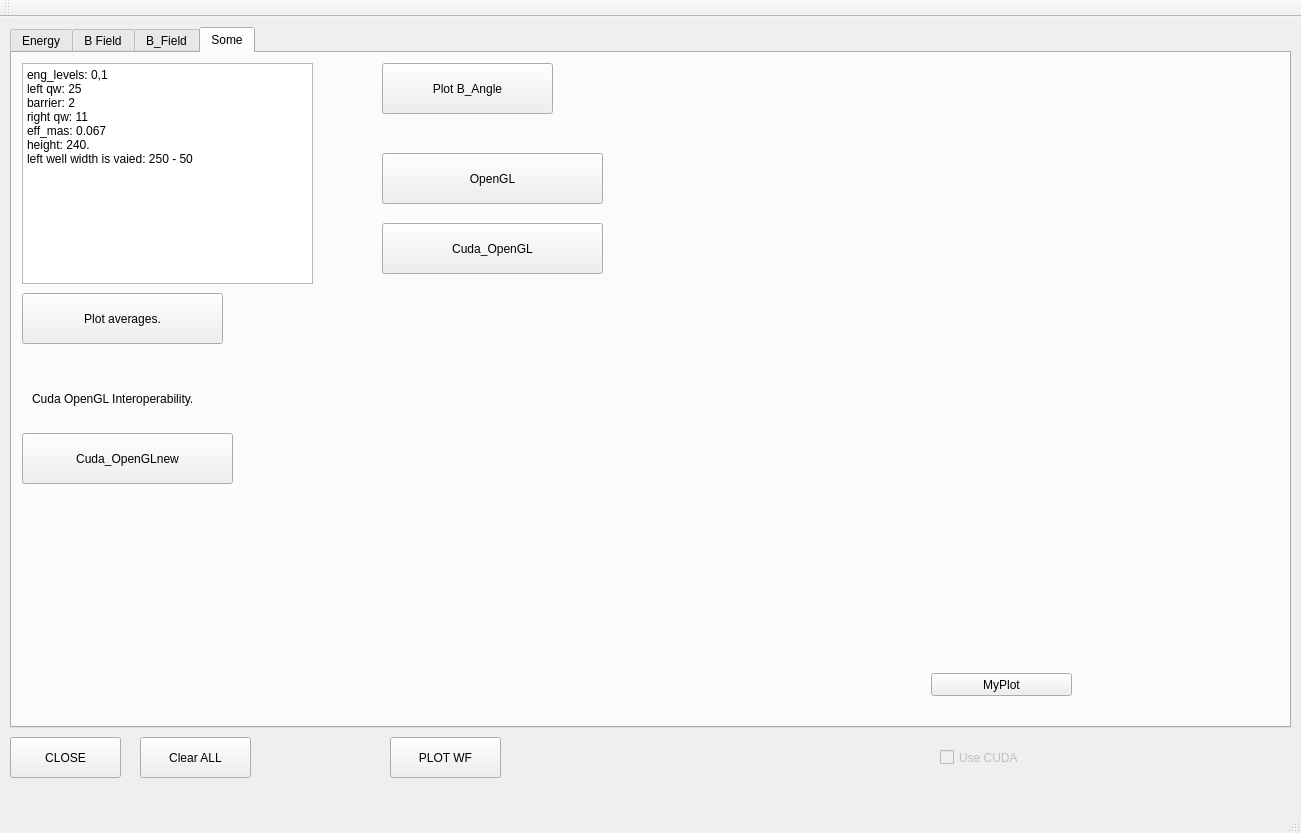
<?xml version="1.0" encoding="UTF-8"?>
<ui version="4.0">
 <class>MainWindow</class>
 <widget class="QMainWindow" name="MainWindow">
  <property name="geometry">
   <rect>
    <x>0</x>
    <y>0</y>
    <width>1301</width>
    <height>833</height>
   </rect>
  </property>
  <property name="windowTitle">
   <string>MainWindow</string>
  </property>
  <widget class="QWidget" name="centralWidget">
   <widget class="QTabWidget" name="MainTabs">
    <property name="geometry">
     <rect>
      <x>10</x>
      <y>10</y>
      <width>1281</width>
      <height>701</height>
     </rect>
    </property>
    <property name="currentIndex">
     <number>3</number>
    </property>
    <widget class="QWidget" name="Energy_Tab">
     <attribute name="title">
      <string>Energy</string>
     </attribute>
     <widget class="QLabel" name="label_2">
      <property name="geometry">
       <rect>
        <x>540</x>
        <y>109</y>
        <width>121</width>
        <height>16</height>
       </rect>
      </property>
      <property name="text">
       <string>Ef_mas_well</string>
      </property>
     </widget>
     <widget class="QLineEdit" name="qw_right_height">
      <property name="geometry">
       <rect>
        <x>540</x>
        <y>200</y>
        <width>125</width>
        <height>23</height>
       </rect>
      </property>
     </widget>
     <widget class="QPushButton" name="remove_sel_button">
      <property name="enabled">
       <bool>false</bool>
      </property>
      <property name="geometry">
       <rect>
        <x>740</x>
        <y>400</y>
        <width>131</width>
        <height>41</height>
       </rect>
      </property>
      <property name="text">
       <string>Remove QW</string>
      </property>
     </widget>
     <widget class="QLabel" name="label_14">
      <property name="geometry">
       <rect>
        <x>710</x>
        <y>179</y>
        <width>121</width>
        <height>16</height>
       </rect>
      </property>
      <property name="text">
       <string>eng_step</string>
      </property>
     </widget>
     <widget class="QLineEdit" name="qw_left_height">
      <property name="geometry">
       <rect>
        <x>370</x>
        <y>200</y>
        <width>125</width>
        <height>23</height>
       </rect>
      </property>
     </widget>
     <widget class="QPushButton" name="get_energy_Button">
      <property name="enabled">
       <bool>true</bool>
      </property>
      <property name="geometry">
       <rect>
        <x>370</x>
        <y>460</y>
        <width>321</width>
        <height>51</height>
       </rect>
      </property>
      <property name="text">
       <string>Get Energy and Wave Functions</string>
      </property>
     </widget>
     <widget class="QLineEdit" name="eng_step_LineEdit">
      <property name="geometry">
       <rect>
        <x>710</x>
        <y>200</y>
        <width>125</width>
        <height>23</height>
       </rect>
      </property>
     </widget>
     <widget class="QLabel" name="label_11">
      <property name="geometry">
       <rect>
        <x>20</x>
        <y>10</y>
        <width>231</width>
        <height>16</height>
       </rect>
      </property>
      <property name="text">
       <string>Input_Data</string>
      </property>
     </widget>
     <widget class="qw_input_TextEdit" name="input_data_TextEdit">
      <property name="geometry">
       <rect>
        <x>20</x>
        <y>30</y>
        <width>256</width>
        <height>481</height>
       </rect>
      </property>
     </widget>
     <widget class="QLabel" name="label">
      <property name="geometry">
       <rect>
        <x>370</x>
        <y>109</y>
        <width>121</width>
        <height>16</height>
       </rect>
      </property>
      <property name="text">
       <string>Ef_mas_bar</string>
      </property>
     </widget>
     <widget class="QLabel" name="label_3">
      <property name="geometry">
       <rect>
        <x>710</x>
        <y>109</y>
        <width>111</width>
        <height>16</height>
       </rect>
      </property>
      <property name="text">
       <string>Ef_mas_bar</string>
      </property>
     </widget>
     <widget class="QLabel" name="label_4">
      <property name="geometry">
       <rect>
        <x>540</x>
        <y>179</y>
        <width>121</width>
        <height>16</height>
       </rect>
      </property>
      <property name="text">
       <string>QW_right_height</string>
      </property>
     </widget>
     <widget class="QLabel" name="label_10">
      <property name="geometry">
       <rect>
        <x>1010</x>
        <y>10</y>
        <width>251</width>
        <height>16</height>
       </rect>
      </property>
      <property name="text">
       <string>Energies and Wave Functions</string>
      </property>
     </widget>
     <widget class="QLabel" name="label_6">
      <property name="geometry">
       <rect>
        <x>540</x>
        <y>250</y>
        <width>111</width>
        <height>16</height>
       </rect>
      </property>
      <property name="text">
       <string>Well_width</string>
      </property>
     </widget>
     <widget class="QPushButton" name="add_well_Button">
      <property name="geometry">
       <rect>
        <x>370</x>
        <y>400</y>
        <width>151</width>
        <height>41</height>
       </rect>
      </property>
      <property name="text">
       <string>Add QW</string>
      </property>
     </widget>
     <widget class="QLabel" name="label_5">
      <property name="geometry">
       <rect>
        <x>370</x>
        <y>179</y>
        <width>121</width>
        <height>16</height>
       </rect>
      </property>
      <property name="text">
       <string>QW_left_height</string>
      </property>
     </widget>
     <widget class="QLineEdit" name="ef_mas_well">
      <property name="geometry">
       <rect>
        <x>540</x>
        <y>130</y>
        <width>125</width>
        <height>23</height>
       </rect>
      </property>
     </widget>
     <widget class="QLabel" name="label_7">
      <property name="geometry">
       <rect>
        <x>370</x>
        <y>250</y>
        <width>111</width>
        <height>16</height>
       </rect>
      </property>
      <property name="text">
       <string>Barrier_width</string>
      </property>
     </widget>
     <widget class="QLineEdit" name="ef_mas_rbar">
      <property name="geometry">
       <rect>
        <x>710</x>
        <y>130</y>
        <width>125</width>
        <height>23</height>
       </rect>
      </property>
     </widget>
     <widget class="QLineEdit" name="bar_width">
      <property name="geometry">
       <rect>
        <x>370</x>
        <y>270</y>
        <width>125</width>
        <height>23</height>
       </rect>
      </property>
     </widget>
     <widget class="qw_input_TextEdit" name="res_en_wf_PlainEdit">
      <property name="geometry">
       <rect>
        <x>1010</x>
        <y>31</y>
        <width>256</width>
        <height>481</height>
       </rect>
      </property>
     </widget>
     <widget class="QLineEdit" name="ef_mas_lbar">
      <property name="geometry">
       <rect>
        <x>370</x>
        <y>130</y>
        <width>125</width>
        <height>23</height>
       </rect>
      </property>
     </widget>
     <widget class="QLineEdit" name="well_width">
      <property name="geometry">
       <rect>
        <x>540</x>
        <y>270</y>
        <width>125</width>
        <height>23</height>
       </rect>
      </property>
     </widget>
     <widget class="QPushButton" name="pushButton_2">
      <property name="enabled">
       <bool>false</bool>
      </property>
      <property name="geometry">
       <rect>
        <x>550</x>
        <y>400</y>
        <width>141</width>
        <height>41</height>
       </rect>
      </property>
      <property name="text">
       <string>Edit QW</string>
      </property>
     </widget>
     <widget class="QPushButton" name="get_transitionsButton">
      <property name="enabled">
       <bool>false</bool>
      </property>
      <property name="geometry">
       <rect>
        <x>710</x>
        <y>460</y>
        <width>161</width>
        <height>51</height>
       </rect>
      </property>
      <property name="text">
       <string>Get Transitions</string>
      </property>
     </widget>
     <widget class="QCheckBox" name="txt_ui_checkBox">
      <property name="geometry">
       <rect>
        <x>370</x>
        <y>530</y>
        <width>91</width>
        <height>21</height>
       </rect>
      </property>
      <property name="text">
       <string>txt_ui</string>
      </property>
     </widget>
     <widget class="QLabel" name="label_28">
      <property name="geometry">
       <rect>
        <x>370</x>
        <y>20</y>
        <width>521</width>
        <height>51</height>
       </rect>
      </property>
      <property name="text">
       <string>&lt;html&gt;&lt;head/&gt;&lt;body&gt;&lt;p&gt;Рассчет уровней энергии и волновых функций &lt;br/&gt;системы связанных квантовых ям.&lt;/p&gt;&lt;/body&gt;&lt;/html&gt;</string>
      </property>
     </widget>
    </widget>
    <widget class="QWidget" name="tab_2">
     <attribute name="title">
      <string>B Field</string>
     </attribute>
     <widget class="QPushButton" name="monteCarlo_Button">
      <property name="geometry">
       <rect>
        <x>20</x>
        <y>100</y>
        <width>261</width>
        <height>41</height>
       </rect>
      </property>
      <property name="text">
       <string>Do MonteCarlo</string>
      </property>
     </widget>
     <widget class="QLabel" name="label_30">
      <property name="geometry">
       <rect>
        <x>20</x>
        <y>40</y>
        <width>421</width>
        <height>31</height>
       </rect>
      </property>
      <property name="text">
       <string>Вычисление 4D мерного интеграла на CUDA.</string>
      </property>
     </widget>
    </widget>
    <widget class="QWidget" name="M_Field_Tab">
     <property name="enabled">
      <bool>true</bool>
     </property>
     <attribute name="title">
      <string>B_Field</string>
     </attribute>
     <widget class="QLineEdit" name="B_MIN_Edit">
      <property name="geometry">
       <rect>
        <x>350</x>
        <y>40</y>
        <width>91</width>
        <height>23</height>
       </rect>
      </property>
      <property name="text">
       <string>3</string>
      </property>
     </widget>
     <widget class="QLabel" name="label_8">
      <property name="geometry">
       <rect>
        <x>350</x>
        <y>10</y>
        <width>71</width>
        <height>21</height>
       </rect>
      </property>
      <property name="text">
       <string>B_MIN</string>
      </property>
     </widget>
     <widget class="QLineEdit" name="B_MAX_Edit">
      <property name="geometry">
       <rect>
        <x>480</x>
        <y>40</y>
        <width>91</width>
        <height>23</height>
       </rect>
      </property>
     </widget>
     <widget class="QLabel" name="label_9">
      <property name="geometry">
       <rect>
        <x>490</x>
        <y>10</y>
        <width>101</width>
        <height>21</height>
       </rect>
      </property>
      <property name="text">
       <string>B_MAX</string>
      </property>
     </widget>
     <widget class="QLabel" name="label_13">
      <property name="geometry">
       <rect>
        <x>350</x>
        <y>350</y>
        <width>111</width>
        <height>21</height>
       </rect>
      </property>
      <property name="text">
       <string>Theta_from</string>
      </property>
     </widget>
     <widget class="QLineEdit" name="Theta_from">
      <property name="geometry">
       <rect>
        <x>350</x>
        <y>380</y>
        <width>61</width>
        <height>23</height>
       </rect>
      </property>
      <property name="text">
       <string>0</string>
      </property>
     </widget>
     <widget class="QLabel" name="label_15">
      <property name="geometry">
       <rect>
        <x>490</x>
        <y>350</y>
        <width>111</width>
        <height>21</height>
       </rect>
      </property>
      <property name="text">
       <string>Theta_to</string>
      </property>
     </widget>
     <widget class="QLineEdit" name="Theta_to">
      <property name="geometry">
       <rect>
        <x>490</x>
        <y>380</y>
        <width>61</width>
        <height>23</height>
       </rect>
      </property>
      <property name="text">
       <string>45</string>
      </property>
     </widget>
     <widget class="QLabel" name="label_12">
      <property name="geometry">
       <rect>
        <x>610</x>
        <y>10</y>
        <width>91</width>
        <height>16</height>
       </rect>
      </property>
      <property name="text">
       <string>B_current</string>
      </property>
     </widget>
     <widget class="QLineEdit" name="B_current_Edit">
      <property name="geometry">
       <rect>
        <x>610</x>
        <y>40</y>
        <width>91</width>
        <height>23</height>
       </rect>
      </property>
      <property name="text">
       <string/>
      </property>
     </widget>
     <widget class="QPushButton" name="get_Ws_for_B_Button">
      <property name="geometry">
       <rect>
        <x>350</x>
        <y>610</y>
        <width>341</width>
        <height>41</height>
       </rect>
      </property>
      <property name="text">
       <string>Evaluate W's for Current B_Field</string>
      </property>
     </widget>
     <widget class="QLabel" name="label_17">
      <property name="geometry">
       <rect>
        <x>380</x>
        <y>100</y>
        <width>161</width>
        <height>21</height>
       </rect>
      </property>
      <property name="text">
       <string>From Landau Level</string>
      </property>
     </widget>
     <widget class="QLabel" name="label_18">
      <property name="geometry">
       <rect>
        <x>380</x>
        <y>130</y>
        <width>51</width>
        <height>21</height>
       </rect>
      </property>
      <property name="text">
       <string>nu_i</string>
      </property>
     </widget>
     <widget class="QLineEdit" name="nu_i_Edit">
      <property name="geometry">
       <rect>
        <x>380</x>
        <y>160</y>
        <width>41</width>
        <height>23</height>
       </rect>
      </property>
      <property name="text">
       <string>1</string>
      </property>
     </widget>
     <widget class="QLabel" name="label_19">
      <property name="geometry">
       <rect>
        <x>450</x>
        <y>130</y>
        <width>61</width>
        <height>21</height>
       </rect>
      </property>
      <property name="text">
       <string>n_i</string>
      </property>
     </widget>
     <widget class="QLineEdit" name="n_i_Edit">
      <property name="geometry">
       <rect>
        <x>440</x>
        <y>160</y>
        <width>41</width>
        <height>23</height>
       </rect>
      </property>
      <property name="text">
       <string>0</string>
      </property>
     </widget>
     <widget class="QLabel" name="label_22">
      <property name="geometry">
       <rect>
        <x>540</x>
        <y>130</y>
        <width>41</width>
        <height>21</height>
       </rect>
      </property>
      <property name="text">
       <string>nu_j</string>
      </property>
     </widget>
     <widget class="QLineEdit" name="nu_j_Edit">
      <property name="geometry">
       <rect>
        <x>530</x>
        <y>160</y>
        <width>41</width>
        <height>23</height>
       </rect>
      </property>
      <property name="text">
       <string>1</string>
      </property>
     </widget>
     <widget class="QLabel" name="label_23">
      <property name="geometry">
       <rect>
        <x>620</x>
        <y>120</y>
        <width>41</width>
        <height>21</height>
       </rect>
      </property>
      <property name="text">
       <string>n_j</string>
      </property>
     </widget>
     <widget class="QLineEdit" name="n_j_Edit">
      <property name="geometry">
       <rect>
        <x>590</x>
        <y>160</y>
        <width>41</width>
        <height>23</height>
       </rect>
      </property>
      <property name="text">
       <string>0</string>
      </property>
     </widget>
     <widget class="QLabel" name="label_24">
      <property name="geometry">
       <rect>
        <x>390</x>
        <y>250</y>
        <width>57</width>
        <height>31</height>
       </rect>
      </property>
      <property name="text">
       <string>nu_g</string>
      </property>
     </widget>
     <widget class="QLabel" name="label_25">
      <property name="geometry">
       <rect>
        <x>530</x>
        <y>260</y>
        <width>71</width>
        <height>21</height>
       </rect>
      </property>
      <property name="text">
       <string>nu_f</string>
      </property>
     </widget>
     <widget class="QLineEdit" name="nu_f_Edit">
      <property name="geometry">
       <rect>
        <x>530</x>
        <y>290</y>
        <width>41</width>
        <height>23</height>
       </rect>
      </property>
      <property name="text">
       <string>0</string>
      </property>
     </widget>
     <widget class="QLineEdit" name="nu_g_Edit">
      <property name="geometry">
       <rect>
        <x>390</x>
        <y>290</y>
        <width>41</width>
        <height>23</height>
       </rect>
      </property>
      <property name="text">
       <string>0</string>
      </property>
     </widget>
     <widget class="QLabel" name="label_16">
      <property name="geometry">
       <rect>
        <x>630</x>
        <y>350</y>
        <width>71</width>
        <height>21</height>
       </rect>
      </property>
      <property name="text">
       <string>Step</string>
      </property>
     </widget>
     <widget class="QLineEdit" name="Theta_step_Edit">
      <property name="geometry">
       <rect>
        <x>630</x>
        <y>380</y>
        <width>61</width>
        <height>23</height>
       </rect>
      </property>
      <property name="text">
       <string>1</string>
      </property>
     </widget>
     <widget class="QLabel" name="label_20">
      <property name="geometry">
       <rect>
        <x>10</x>
        <y>10</y>
        <width>151</width>
        <height>21</height>
       </rect>
      </property>
      <property name="text">
       <string>Energies</string>
      </property>
     </widget>
     <widget class="QTextEdit" name="energies_for_fields_Edit">
      <property name="geometry">
       <rect>
        <x>10</x>
        <y>40</y>
        <width>311</width>
        <height>261</height>
       </rect>
      </property>
     </widget>
     <widget class="QLabel" name="label_27">
      <property name="geometry">
       <rect>
        <x>10</x>
        <y>320</y>
        <width>201</width>
        <height>21</height>
       </rect>
      </property>
      <property name="text">
       <string>Transitions</string>
      </property>
     </widget>
     <widget class="qw_input_TextEdit" name="Ws_for_B_field_Edit">
      <property name="geometry">
       <rect>
        <x>733</x>
        <y>40</y>
        <width>351</width>
        <height>611</height>
       </rect>
      </property>
     </widget>
     <widget class="QLabel" name="label_21">
      <property name="geometry">
       <rect>
        <x>380</x>
        <y>230</y>
        <width>181</width>
        <height>16</height>
       </rect>
      </property>
      <property name="text">
       <string>To Landau Sublevel</string>
      </property>
     </widget>
     <widget class="QLabel" name="label_26">
      <property name="geometry">
       <rect>
        <x>820</x>
        <y>10</y>
        <width>191</width>
        <height>21</height>
       </rect>
      </property>
      <property name="text">
       <string>W's for Current B_field</string>
      </property>
     </widget>
     <widget class="QPushButton" name="get_transitions_Button">
      <property name="geometry">
       <rect>
        <x>350</x>
        <y>550</y>
        <width>191</width>
        <height>41</height>
       </rect>
      </property>
      <property name="text">
       <string>Get Transitions</string>
      </property>
     </widget>
     <widget class="QPushButton" name="clear_field_Button">
      <property name="geometry">
       <rect>
        <x>550</x>
        <y>550</y>
        <width>141</width>
        <height>41</height>
       </rect>
      </property>
      <property name="text">
       <string>Clear Field</string>
      </property>
     </widget>
     <widget class="qw_input_TextEdit" name="B_fields_Edit">
      <property name="geometry">
       <rect>
        <x>10</x>
        <y>350</y>
        <width>311</width>
        <height>301</height>
       </rect>
      </property>
     </widget>
     <widget class="QTextEdit" name="textEdit">
      <property name="geometry">
       <rect>
        <x>350</x>
        <y>460</y>
        <width>341</width>
        <height>70</height>
       </rect>
      </property>
      <property name="html">
       <string>&lt;!DOCTYPE HTML PUBLIC &quot;-//W3C//DTD HTML 4.0//EN&quot; &quot;http://www.w3.org/TR/REC-html40/strict.dtd&quot;&gt;
&lt;html&gt;&lt;head&gt;&lt;meta name=&quot;qrichtext&quot; content=&quot;1&quot; /&gt;&lt;style type=&quot;text/css&quot;&gt;
p, li { white-space: pre-wrap; }
&lt;/style&gt;&lt;/head&gt;&lt;body style=&quot; font-family:'Sans Serif'; font-size:9pt; font-weight:400; font-style:normal;&quot;&gt;
&lt;p style=&quot; margin-top:0px; margin-bottom:0px; margin-left:0px; margin-right:0px; -qt-block-indent:0; text-indent:0px;&quot;&gt;Переходы получаем такие, что поля в них&lt;/p&gt;
&lt;p style=&quot; margin-top:0px; margin-bottom:0px; margin-left:0px; margin-right:0px; -qt-block-indent:0; text-indent:0px;&quot;&gt;не выходят за пределы B_MIN, в пределах&lt;/p&gt;
&lt;p style=&quot; margin-top:0px; margin-bottom:0px; margin-left:0px; margin-right:0px; -qt-block-indent:0; text-indent:0px;&quot;&gt;заданных углов.&lt;/p&gt;&lt;/body&gt;&lt;/html&gt;</string>
      </property>
     </widget>
    </widget>
    <widget class="QWidget" name="tab">
     <attribute name="title">
      <string>Some</string>
     </attribute>
     <widget class="QPushButton" name="plot_averages_Button">
      <property name="geometry">
       <rect>
        <x>10</x>
        <y>240</y>
        <width>201</width>
        <height>51</height>
       </rect>
      </property>
      <property name="text">
       <string>Plot averages.</string>
      </property>
     </widget>
     <widget class="QPlainTextEdit" name="plainTextEdit">
      <property name="enabled">
       <bool>true</bool>
      </property>
      <property name="geometry">
       <rect>
        <x>10</x>
        <y>10</y>
        <width>291</width>
        <height>221</height>
       </rect>
      </property>
      <property name="plainText">
       <string>eng_levels: 0,1
left qw: 25
barrier: 2
right qw: 11
eff_mas: 0.067
height: 240.
left well width is vaied: 250 - 50

</string>
      </property>
     </widget>
     <widget class="QPushButton" name="plot_b_angle_Button">
      <property name="geometry">
       <rect>
        <x>370</x>
        <y>10</y>
        <width>171</width>
        <height>51</height>
       </rect>
      </property>
      <property name="text">
       <string>Plot B_Angle</string>
      </property>
     </widget>
     <widget class="QPushButton" name="MyPlotButton">
      <property name="geometry">
       <rect>
        <x>919</x>
        <y>620</y>
        <width>141</width>
        <height>23</height>
       </rect>
      </property>
      <property name="text">
       <string>MyPlot</string>
      </property>
     </widget>
     <widget class="QPushButton" name="OpenGL_Button">
      <property name="geometry">
       <rect>
        <x>370</x>
        <y>100</y>
        <width>221</width>
        <height>51</height>
       </rect>
      </property>
      <property name="text">
       <string>OpenGL</string>
      </property>
     </widget>
     <widget class="QPushButton" name="cuda_Button">
      <property name="geometry">
       <rect>
        <x>370</x>
        <y>170</y>
        <width>221</width>
        <height>51</height>
       </rect>
      </property>
      <property name="text">
       <string>Cuda_OpenGL</string>
      </property>
     </widget>
     <widget class="QPushButton" name="OpenGLnew_Button">
      <property name="geometry">
       <rect>
        <x>10</x>
        <y>380</y>
        <width>211</width>
        <height>51</height>
       </rect>
      </property>
      <property name="text">
       <string>Cuda_OpenGLnew</string>
      </property>
     </widget>
     <widget class="QLabel" name="label_29">
      <property name="geometry">
       <rect>
        <x>20</x>
        <y>335</y>
        <width>331</width>
        <height>21</height>
       </rect>
      </property>
      <property name="text">
       <string>Cuda OpenGL Interoperability.</string>
      </property>
     </widget>
    </widget>
   </widget>
   <widget class="QPushButton" name="clear_all_Button">
    <property name="geometry">
     <rect>
      <x>140</x>
      <y>720</y>
      <width>111</width>
      <height>41</height>
     </rect>
    </property>
    <property name="text">
     <string>Clear ALL</string>
    </property>
   </widget>
   <widget class="QPushButton" name="pushButton">
    <property name="geometry">
     <rect>
      <x>10</x>
      <y>720</y>
      <width>111</width>
      <height>41</height>
     </rect>
    </property>
    <property name="text">
     <string>CLOSE</string>
    </property>
   </widget>
   <widget class="QCheckBox" name="checkBox">
    <property name="enabled">
     <bool>false</bool>
    </property>
    <property name="geometry">
     <rect>
      <x>940</x>
      <y>730</y>
      <width>161</width>
      <height>21</height>
     </rect>
    </property>
    <property name="text">
     <string>Use CUDA</string>
    </property>
   </widget>
   <widget class="QPushButton" name="plotButton">
    <property name="geometry">
     <rect>
      <x>390</x>
      <y>720</y>
      <width>111</width>
      <height>41</height>
     </rect>
    </property>
    <property name="text">
     <string>PLOT WF</string>
    </property>
   </widget>
  </widget>
  <widget class="QMenuBar" name="menuBar">
   <property name="geometry">
    <rect>
     <x>0</x>
     <y>0</y>
     <width>1301</width>
     <height>20</height>
    </rect>
   </property>
  </widget>
  <widget class="QToolBar" name="mainToolBar">
   <attribute name="toolBarArea">
    <enum>TopToolBarArea</enum>
   </attribute>
   <attribute name="toolBarBreak">
    <bool>false</bool>
   </attribute>
  </widget>
  <widget class="QStatusBar" name="statusBar"/>
 </widget>
 <layoutdefault spacing="6" margin="11"/>
 <customwidgets>
  <customwidget>
   <class>qw_input_TextEdit</class>
   <extends>QTextEdit</extends>
   <header location="global">qw_input_textedit.h</header>
  </customwidget>
 </customwidgets>
 <resources/>
 <connections>
  <connection>
   <sender>pushButton</sender>
   <signal>clicked()</signal>
   <receiver>MainWindow</receiver>
   <slot>close()</slot>
   <hints>
    <hint type="sourcelabel">
     <x>936</x>
     <y>787</y>
    </hint>
    <hint type="destinationlabel">
     <x>1001</x>
     <y>757</y>
    </hint>
   </hints>
  </connection>
 </connections>
</ui>
